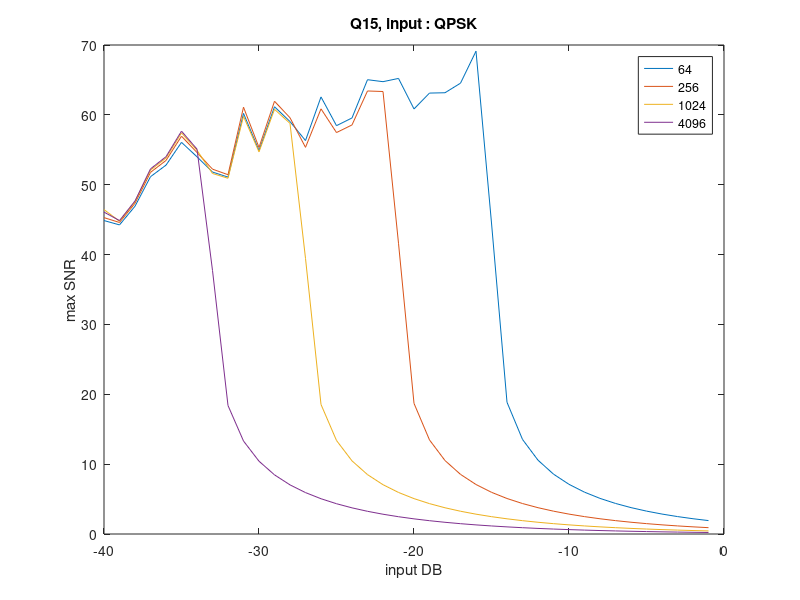

MATLAB code to generate this figure:
abs = [-40.000000, -39.000000, -38.000000, -37.000000, -36.000000, -35.000000, -34.000000, -33.000000, -32.000000, -31.000000, -30.000000, -29.000000, -28.000000, -27.000000, -26.000000, -25.000000, -24.000000, -23.000000, -22.000000, -21.000000, -20.000000, -19.000000, -18.000000, -17.000000, -16.000000, -15.000000, -14.000000, -13.000000, -12.000000, -11.000000, -10.000000, -9.000000, -8.000000, -7.000000, -6.000000, -5.000000, -4.000000, -3.000000, -2.000000, -1.000000];

ord64 = [44.869345, 44.248277, 46.919285, 51.149443, 52.801748, 56.064094, 53.997719, 51.811664, 51.090693, 60.204966, 54.904119, 61.159175, 59.041065, 56.322459, 62.566272, 58.453786, 59.556356, 65.032587, 64.750761, 65.215847, 60.846648, 63.117473, 63.165819, 64.534765, 69.115361, 44.521454, 18.858489, 13.539432, 10.566517, 8.570674, 7.111227, 5.989546, 5.098964, 4.375547, 3.777956, 3.277935, 2.855324, 2.495256, 2.186460, 1.920203];
ord256 = [45.289789, 44.595687, 47.342214, 51.769829, 53.472434, 56.944753, 54.606976, 52.229258, 51.431733, 61.100793, 55.326292, 61.948612, 59.584749, 55.348713, 60.860698, 57.466018, 58.557504, 63.419790, 63.342300, 41.621898, 18.700102, 13.462552, 10.517779, 8.536125, 7.085185, 5.969142, 5.082547, 4.362082, 3.766752, 3.268507, 2.847320, 2.488411, 2.180572, 1.915114, 1.685173, 1.485245, 1.310857, 1.158331, 1.024612, 0.907146];
ord1024 = [46.439611, 44.774746, 47.561660, 52.097471, 53.828253, 57.420999, 54.928419, 51.610163, 50.925066, 59.789474, 54.700486, 60.789827, 58.781473, 39.456366, 18.544916, 13.386527, 10.469427, 8.501795, 7.059282, 5.948833, 5.066199, 4.348670, 3.755589, 3.259111, 2.839342, 2.481588, 2.174703, 1.910040, 1.680769, 1.481409, 1.307506, 1.155396, 1.022037, 0.904882, 0.801782, 0.710915, 0.630723, 0.559871, 0.497207, 0.441736];
ord4096 = [46.078406, 44.865679, 47.673498, 52.266047, 54.011783, 57.669287, 55.093713, 37.728146, 18.392812, 13.311339, 10.421457, 8.467680, 7.033518, 5.928620, 5.049921, 4.335310, 3.744467, 3.249748, 2.831390, 2.474786, 2.168851, 1.904980, 1.676377, 1.477584, 1.304164, 1.152469, 1.019468, 0.902623, 0.799793, 0.709160, 0.629174, 0.558501, 0.495995, 0.440662, 0.391643, 0.348186, 0.309638, 0.275425, 0.245046, 0.218060];
figure
plot(abs,ord64);
xlabel('input DB')
ylabel('max SNR')
hold on
plot(abs,ord256);
hold on
plot(abs,ord1024);
hold on
plot(abs,ord4096);
title("Q15, input : QPSK");
legend('64','256','1024', '4096');

